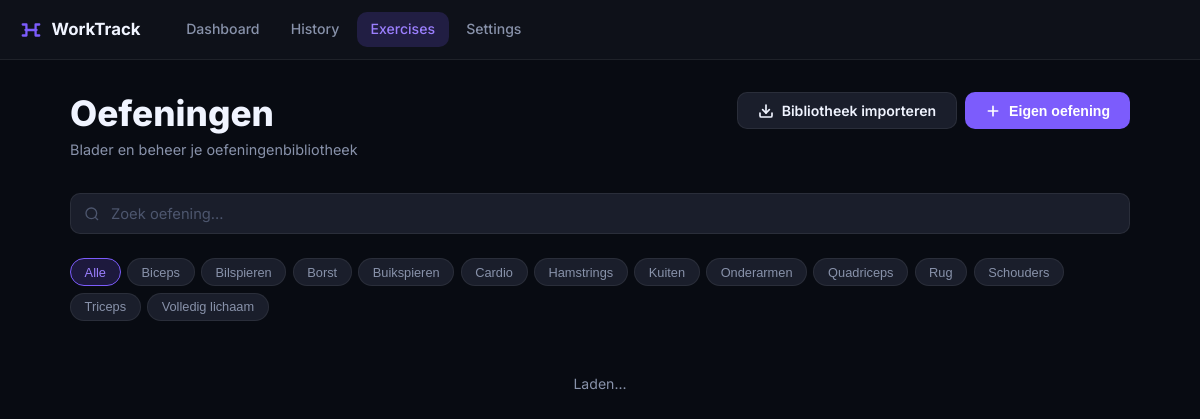
/exercises.php, run on the app's committed database.
### tables this page shows
CREATE TABLE IF NOT EXISTS muscle_groups (
    id      INT AUTO_INCREMENT PRIMARY KEY,
    name_nl VARCHAR(100) NOT NULL,
    name_en VARCHAR(100) NOT NULL
);

### includes/functions.php (called while the page is built, shortened)
<?php
function getSettings(): array {
    $pdo  = getDB();
    $stmt = $pdo->query('SELECT * FROM settings WHERE id = 1');
    return $stmt->fetch() ?: ['unit_system' => 'metric', 'theme' => 'dark'];
}
function h(string $str): string {
    return htmlspecialchars($str, ENT_QUOTES | ENT_SUBSTITUTE, 'UTF-8');
}

### exercises.php (the view, shortened to what this page needs)
<?php
$activePage = 'exercises';
require_once __DIR__ . '/includes/header.php';
$pdo    = getDB();
$groups = $pdo->query('SELECT * FROM muscle_groups ORDER BY name_nl')->fetchAll();
?>
<div class="page-header">
    <div class="page-header-text">
        <h1>Oefeningen</h1>
        <p>Blader en beheer je oefeningenbibliotheek</p>
    </div>
    <div style="display:flex;gap:0.5rem">
        <a href="/webapp/import.php" class="btn btn-secondary">
            <svg width="16" height="16" viewBox="0 0 24 24" fill="none" stroke="currentColor" stroke-width="2.5" stroke-linecap="round"><path d="M21 15v4a2 2 0 0 1-2 2H5a2 2 0 0 1-2-2v-4"/><polyline points="7 10 12 15 17 10"/><line x1="12" y1="15" x2="12" y2="3"/></svg>
            Bibliotheek importeren
        </a>
        <button class="btn btn-primary" onclick="openNewExerciseModal()">
            <svg width="16" height="16" viewBox="0 0 24 24" fill="none" stroke="currentColor" stroke-width="2.5" stroke-linecap="round"><path d="M12 5v14M5 12h14"/></svg>
            Eigen oefening
        </button>
    </div>
</div>
<div class="flex gap-2 mb-3" style="flex-wrap:wrap">
    <div class="search-wrap" style="flex:1;min-width:200px">
        <input type="search" class="form-input" id="searchInput" placeholder="Zoek oefening...">
    </div>
</div>
<div class="filter-chips" id="filterChips">
    <button class="chip active" data-group="0">Alle</button>
    <?php foreach ($groups as $g): ?>
    <button class="chip" data-group="<?= $g['id'] ?>"><?= h($g['name_nl']) ?></button>
    <?php endforeach; ?>
</div>
<div class="exercise-browser-grid" id="exerciseGrid">
    <div class="empty-state" style="grid-column:1/-1;padding:2rem">
        <p class="loading">Laden...</p>
    </div>
</div>
<?php require_once __DIR__ . '/includes/footer.php'; ?>

### includes/header.php (shortened to what this page needs)
<?php
$activePage = $activePage ?? 'dashboard';
require_once __DIR__ . '/functions.php';
$settings   = getSettings();
$theme      = $settings['theme'];
?><!DOCTYPE html>
<html lang="en" data-theme="<?= h($theme) ?>">
<head>
    <link rel="stylesheet" href="/webapp/assets/css/style.css">
</head>
<body class="theme-<?= h($theme) ?>">
<nav class="nav">
    <div class="nav-inner">
        <a href="/webapp/" class="nav-brand">
            <svg width="22" height="22" viewBox="0 0 24 24" fill="none" stroke="currentColor" stroke-width="2.5" stroke-linecap="round">
                <path d="M6 12H18M3 6H7M17 6H21M3 18H7M17 18H21M7 6V18M17 6V18"/>
            </svg>
            WorkTrack
        </a>
        <div class="nav-links">
            <a href="/webapp/" class="nav-link<?= $activePage === 'dashboard' ? ' active' : '' ?>">Dashboard</a>
            <a href="/webapp/history.php" class="nav-link<?= $activePage === 'history' ? ' active' : '' ?>">History</a>
            <a href="/webapp/exercises.php" class="nav-link<?= $activePage === 'exercises' ? ' active' : '' ?>">Exercises</a>
            <a href="/webapp/settings.php" class="nav-link<?= $activePage === 'settings' ? ' active' : '' ?>">Settings</a>
        </div>
    </div>
</nav>
<main class="main">
<div class="container">

### includes/footer.php (shortened to what this page needs)
</div>
</main>
</body>
</html>

### assets/css/style.css (style rules this page uses)
:root { --bg: #080b12; --bg-surface: #0e1119; --bg-card: #141720; --bg-elevated: #1a1e2b; --bg-hover: #1f2434; --border: rgba(255,255,255,0.07); --border-focus:rgba(124,92,252,0.6); --primary: #7c5cfc; --primary-lg: #9b7ffe; --primary-dim: rgba(124,92,252,0.18); --primary-glow:rgba(124,92,252,0.35); --accent: #00d4a3; --accent-dim: rgba(0,212,163,0.15); --danger: #ff4560; --danger-dim: rgba(255,69,96,0.15); --warning: #ffb23f; --success: #22c983; --text-1: #f0f4ff; --text-2: #8892aa; --text-3: #4d566e; --radius-sm: 6px; --radius-md: 10px; --radius-lg: 16px; --radius-xl: 24px; --nav-h: 60px; --shadow-card: 0 4px 24px rgba(0,0,0,0.45); --shadow-lg: 0 8px 48px rgba(0,0,0,0.6); --transition: 150ms ease; }
*, *::before, *::after { box-sizing: border-box; margin: 0; padding: 0; }
html { font-size: 16px; -webkit-text-size-adjust: 100%; scroll-behavior: smooth; }
body { font-family: 'Inter', system-ui, -apple-system, sans-serif; background: var(--bg); color: var(--text-1); line-height: 1.6; min-height: 100vh; -webkit-font-smoothing: antialiased; }
a { color: var(--primary-lg); text-decoration: none; }
img, svg { display: block; }
h1 { font-size: clamp(1.6rem, 4vw, 2.2rem); font-weight: 800; line-height: 1.2; }
p { color: var(--text-2); }
.nav { position: fixed; top: 0; left: 0; right: 0; height: var(--nav-h); background: var(--bg-surface); border-bottom: 1px solid var(--border); z-index: 100; backdrop-filter: blur(16px); -webkit-backdrop-filter: blur(16px); }
.nav-inner { max-width: 1200px; margin: 0 auto; height: 100%; padding: 0 1.25rem; display: flex; align-items: center; gap: 2rem; }
.nav-brand { display: flex; align-items: center; gap: 0.6rem; font-size: 1.05rem; font-weight: 700; color: var(--text-1); flex-shrink: 0; }
.nav-brand svg { color: var(--primary); }
.nav-links { display: flex; align-items: center; gap: 0.25rem; flex: 1; }
.nav-link { padding: 0.4rem 0.85rem; border-radius: var(--radius-md); font-size: 0.88rem; font-weight: 500; color: var(--text-2); transition: color var(--transition), background var(--transition); }
.nav-link.active { color: var(--primary-lg); background: var(--primary-dim); }
.main { padding-top: calc(var(--nav-h) + 2rem); padding-bottom: 4rem; min-height: 100vh; }
.container { max-width: 1100px; margin: 0 auto; padding: 0 1.25rem; }
.page-header { display: flex; align-items: flex-start; justify-content: space-between; gap: 1rem; margin-bottom: 2rem; flex-wrap: wrap; }
.page-header-text h1 { margin-bottom: 0.25rem; }
.page-header-text p { font-size: 0.9rem; }
.btn { display: inline-flex; align-items: center; gap: 0.5rem; padding: 0.6rem 1.25rem; border-radius: var(--radius-md); font-size: 0.88rem; font-weight: 600; cursor: pointer; border: none; transition: all var(--transition); text-decoration: none; white-space: nowrap; line-height: 1; }
.btn-primary { background: var(--primary); color: #fff; }
.btn-secondary { background: var(--bg-elevated); border: 1px solid var(--border); color: var(--text-1); }
.form-input, .form-select, .form-textarea { width: 100%; background: var(--bg-elevated); border: 1px solid var(--border); border-radius: var(--radius-md); color: var(--text-1); font-size: 0.92rem; font-family: inherit; padding: 0.65rem 0.9rem; transition: border-color var(--transition), box-shadow var(--transition); outline: none; appearance: none; }
.form-input::placeholder { color: var(--text-3); }
.search-wrap { position: relative; }
.search-wrap .form-input { padding-left: 2.5rem; }
.exercise-browser-grid { display: grid; grid-template-columns: repeat(auto-fill, minmax(260px, 1fr)); gap: 0.75rem; }
.filter-chips { display: flex; gap: 0.4rem; flex-wrap: wrap; margin-bottom: 1.25rem; }
.chip { padding: 0.35rem 0.85rem; border-radius: 99px; font-size: 0.8rem; font-weight: 500; background: var(--bg-elevated); border: 1px solid var(--border); color: var(--text-2); cursor: pointer; transition: all var(--transition); }
.chip.active { background: var(--primary-dim); border-color: var(--primary); color: var(--primary-lg); }
.empty-state { text-align: center; padding: 3rem 1rem; color: var(--text-3); }
.empty-state p { font-size: 0.88rem; margin-bottom: 1.5rem; }
.flex { display: flex; }
.gap-2 { gap: 1rem; }
.mb-3 { margin-bottom: 1.5rem; }
.loading { animation: pulse 1.5s ease infinite; }

### data on the page
muscle_groups: name_nl "Biceps"
muscle_groups: name_nl "Bilspieren"
muscle_groups: name_nl "Borst"
muscle_groups: name_nl "Buikspieren"
muscle_groups: name_nl "Cardio"
muscle_groups: name_nl "Hamstrings"
muscle_groups: name_nl "Kuiten"
muscle_groups: name_nl "Onderarmen"
muscle_groups: name_nl "Quadriceps"
muscle_groups: name_nl "Rug"
muscle_groups: name_nl "Schouders"
muscle_groups: name_nl "Triceps"
muscle_groups: name_nl "Volledig lichaam"
